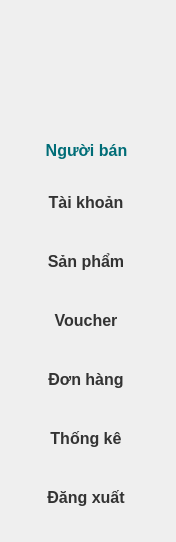
        <widget class="QWidget" name="sellerSidebar" native="true">
         <property name="styleSheet">
          <string notr="true">QWidget#sellerSidebar {
	background-color: white;
	border-radius: 15px;
}
</string>
         </property>
         <widget class="QLabel" name="sellerAvt">
          <property name="geometry">
           <rect>
            <x>36</x>
            <y>30</y>
            <width>100</width>
            <height>100</height>
           </rect>
          </property>
          <property name="styleSheet">
           <string notr="true">border-image: url(:/images/social/seller.png) 0 0 0 0 stretch stretch;</string>
          </property>
          <property name="text">
           <string/>
          </property>
         </widget>
         <widget class="QWidget" name="verticalWidget_2" native="true">
          <property name="geometry">
           <rect>
            <x>6</x>
            <y>172</y>
            <width>160</width>
            <height>361</height>
           </rect>
          </property>
          <property name="styleSheet">
           <string notr="true">QPushButton {
	height: 30px;
	background-color: transparent;
	border: none;
	font-size: 16px;
	padding: 8px;
	color: #333;
	font-weight: bold;
}

QPushButton::hover {
	background-color: #f2f2f2;
	color: #f27d85;
}</string>
          </property>
          <layout class="QVBoxLayout" name="verticalLayout_2">
           <item>
            <widget class="QPushButton" name="sellerInfoBtn">
             <property name="cursor">
              <cursorShape>PointingHandCursor</cursorShape>
             </property>
             <property name="text">
              <string>Tài khoản</string>
             </property>
            </widget>
           </item>
           <item>
            <widget class="QPushButton" name="sellerShopBtn">
             <property name="cursor">
              <cursorShape>PointingHandCursor</cursorShape>
             </property>
             <property name="text">
              <string>Sản phẩm</string>
             </property>
            </widget>
           </item>
           <item>
            <widget class="QPushButton" name="sellerVoucherBtn">
             <property name="cursor">
              <cursorShape>PointingHandCursor</cursorShape>
             </property>
             <property name="text">
              <string>Voucher</string>
             </property>
            </widget>
           </item>
           <item>
            <widget class="QPushButton" name="sellerOrdersBtn">
             <property name="cursor">
              <cursorShape>PointingHandCursor</cursorShape>
             </property>
             <property name="text">
              <string>Đơn hàng</string>
             </property>
            </widget>
           </item>
           <item>
            <widget class="QPushButton" name="sellerStatsBtn">
             <property name="cursor">
              <cursorShape>PointingHandCursor</cursorShape>
             </property>
             <property name="text">
              <string>Thống kê</string>
             </property>
            </widget>
           </item>
           <item>
            <widget class="QPushButton" name="sellerLogoutBtn">
             <property name="cursor">
              <cursorShape>PointingHandCursor</cursorShape>
             </property>
             <property name="text">
              <string>Đăng xuất</string>
             </property>
            </widget>
           </item>
          </layout>
         </widget>
         <widget class="QLabel" name="label_18">
          <property name="geometry">
           <rect>
            <x>6</x>
            <y>140</y>
            <width>161</width>
            <height>21</height>
           </rect>
          </property>
          <property name="styleSheet">
           <string notr="true">font-weight: bold;
font-size: 16px;
color: #006d77;</string>
          </property>
          <property name="text">
           <string>Người bán</string>
          </property>
          <property name="alignment">
           <set>Qt::AlignCenter</set>
          </property>
         </widget>
        </widget>
